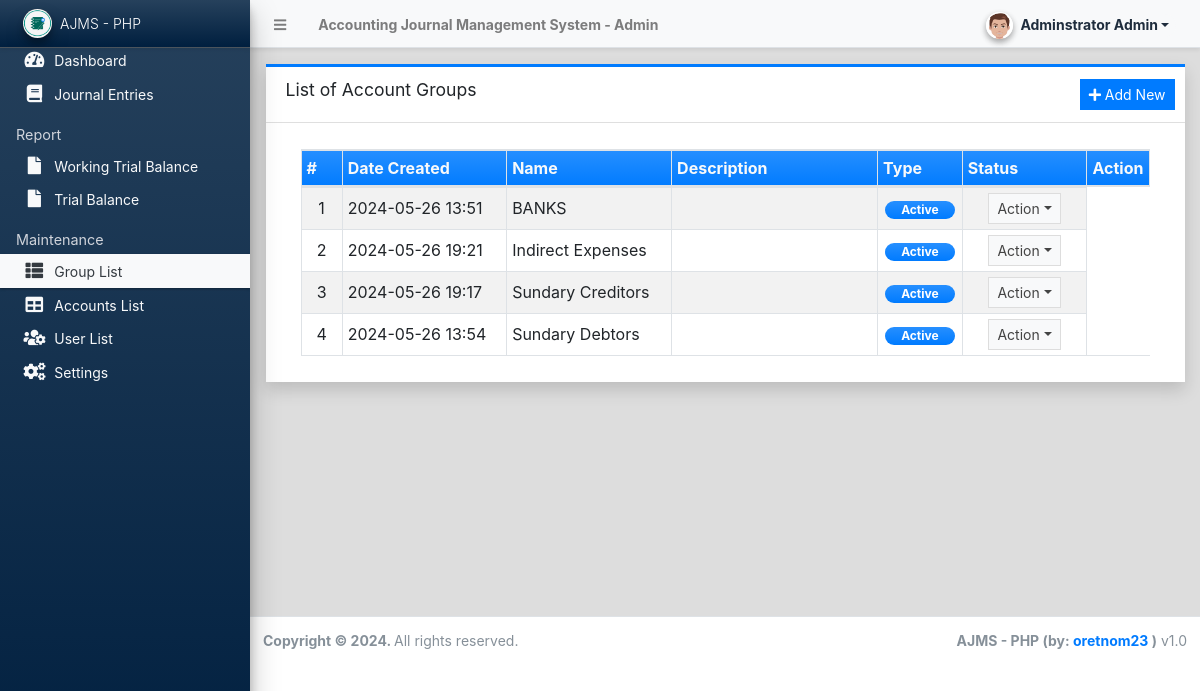
The app's page /admin/?page=groups (signed in) with its own data.
### tables this page shows
CREATE TABLE `group_list` (
  `id` int(30) NOT NULL AUTO_INCREMENT,
  `name` text NOT NULL,
  `description` text NOT NULL,
  `status` tinyint(1) NOT NULL DEFAULT 1 COMMENT '0=Inactive, 1= Active',
  `delete_flag` tinyint(1) NOT NULL DEFAULT 0 COMMENT '0 = No, 1 = Yes ',
  `date_created` datetime NOT NULL DEFAULT current_timestamp(),
  `date_updated` datetime DEFAULT NULL ON UPDATE current_timestamp(),
  `user_id` int(30) DEFAULT NULL,
  PRIMARY KEY (`id`),
  KEY `group_list_users_FK` (`user_id`),
  CONSTRAINT `group_list_users_FK` FOREIGN KEY (`user_id`) REFERENCES `users` (`id`) ON DELETE SET NULL
);

### admin/groups/index.php (the view, shortened to what this page needs)
<div class="card card-outline card-primary rounded-0 shadow">
	<div class="card-header">
		<h3 class="card-title">List of Account Groups</h3>
		<div class="card-tools">
			<a href="javascript:void(0)" id="create_new" class="btn btn-flat btn-sm btn-primary"><span class="fas fa-plus"></span>  Add New</a>
		</div>
	</div>
	<div class="card-body">
		<div class="container-fluid">
        <div class="container-fluid">
			<table class="table table-bordered table-hover table-striped">
				<colgroup>
					<col width="5%">
					<col width="20%">
					<col width="20%">
					<col width="25%">
					<col width="10%">
					<col width="15%">
					<col width="10%">
				</colgroup>
				<thead>
					<tr class="bg-gradient-primary text-light">
						<th>#</th>
						<th>Date Created</th>
						<th>Name</th>
						<th>Description</th>
						<th>Type</th>
						<th>Status</th>
						<th>Action</th>
					</tr>
				</thead>
				<tbody>
					<?php
						$i = 1;
						$qry = $conn->query("SELECT * from `group_list` where delete_flag = 0 order by `name` asc ");
						while($row = $qry->fetch_assoc()):
					?>
						<tr>
							<td class="text-center"><?php echo $i++; ?></td>
							<td class=""><?php echo date("Y-m-d H:i",strtotime($row['date_created'])) ?></td>
							<td class=""><?php echo $row['name'] ?></td>
							<td class=""><p class="m-0 truncate-1"><?php echo $row['description'] ?></p></td>
							<td class="text-center">
								<?php
									switch($row['status']){
										case 1:
											echo '<span class="badge badge-primary bg-gradient-primary px-3 rounded-pill">Active</span>';
											break;
									}
								?>
							</td>
							<td align="center">
								 <button type="button" class="btn btn-flat btn-default btn-sm dropdown-toggle dropdown-icon" data-toggle="dropdown">
				                  		Action
				                  </button>
							</td>
						</tr>
					<?php endwhile; ?>
				</tbody>
			</table>
		</div>
		</div>
	</div>
</div>

### records on screen
group_list: date_created "2024-05-26 13:51", name "BANKS", status "Active"
group_list: date_created "2024-05-26 19:21", name "Indirect Expenses", status "Active"
group_list: date_created "2024-05-26 19:17", name "Sundary Creditors", status "Active"
group_list: date_created "2024-05-26 13:54", name "Sundary Debtors", status "Active"

### other values on screen
$_settings->info('name') "Accounting Journal Management System"
$_settings->userdata('firstname').' '.$_settings->userdata('lastname') "Adminstrator Admin"
$_settings->info('short_name') "AJMS - PHP"
